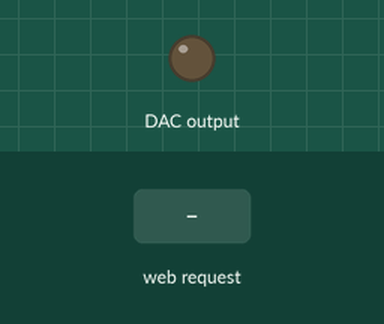
Recording of a sketch running on a simulated ESP8266 (NodeMCU). Shown: output pins drawn as LEDs (lit = HIGH). Wiring (inferred from the names in the program): MCP4725 DAC at I2C address 0x60. The test bench sets the inputs (shaded band). WiFi joins after 1.5 s; servers stay silent unless stated; what the sketch prints to the serial monitor is not drawn.

Above: at 2.7 s.
2.8 s: HTTP request GET /NewCycleUni received
At 3.57 s:
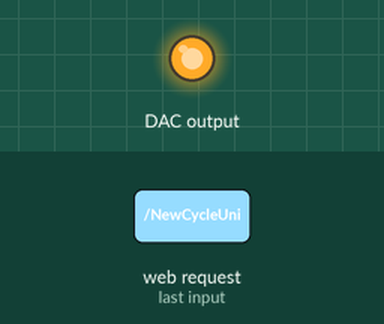
5.2 s: HTTP request GET /NewCycleMulti received
At 7.0 s:
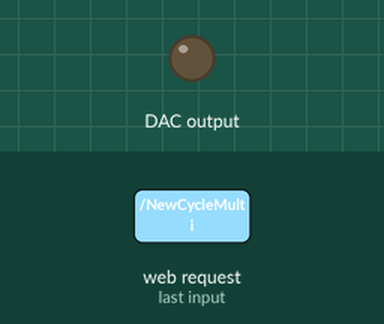
Timing chart, 0 to 8.5 s (numbered marks = the images above; inputs shaded):
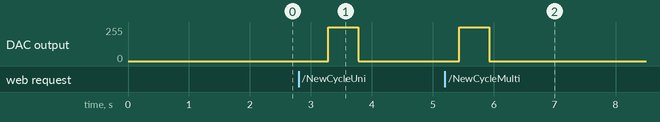

Measured:
- after the input at 2.8 s, DAC output: 0/255 → 255/255 after 0.48 s, → 0/255 0.49 s later
- after the input at 5.2 s, DAC output: 0/255 → 255/255 after 0.23 s, → 0/255 0.50 s later

The sketch:

esp8266_refsignal.ino
```cpp
#include<Ticker.h>
#include<ESP8266WiFi.h>
#include<ESP8266WebServer.h>
#include<math.h>
#include<Wire.h>

ESP8266WebServer server;
Ticker timer;

// Network Info
char* ssid = "BetterLateThanNever";
char* password = "PleaseWork";
IPAddress ip(192, 168, 0, 107); //set static ip
IPAddress gateway(192, 168, 0, 1); //set getteway
IPAddress subnet(255, 255, 255, 0);//set subnet

// Global Data
const uint8_t MCP4725_ADDR = 0x60;
volatile int volt_write = 0;

float sinefreq = 1;
float sec2millis = 1000;
float millis2sec = 0.001;
float count = 0;
float cycleend_writecount = round(1/sinefreq*sec2millis);
bool dacwriteflag = false;
float step_t_length = 3.0;  //length of time step is on (in seconds)
float step_writecount = round(step_t_length*sec2millis);      //number of times StepSignal will be called before it detaches the timer


void UnidirectionFlex(){
  count++;
  volt_write = floor(2048 - 2047.1*cos(2.0*PI*sinefreq*millis2sec*count));

  if (count > cycleend_writecount){
    timer.detach();
    count = 0;
    dacwriteflag = false;
  }
}


void MultidirectionFlex(){
  count++;
  volt_write = floor(2048 + (2047.1*sin(2.0*PI*sinefreq*millis2sec*count)));

  if (count > cycleend_writecount){
    timer.detach();
    count = 0;
    dacwriteflag = false;
  }
}

void StepSignal(){
  count++;
  volt_write = 4095;

  if (count > step_writecount){
    timer.detach();
    count = 0;
    dacwriteflag = false;
  }
}

void CalibrationSignal(){
  count++;

  if (count < 500){
    volt_write = 0;
  }
  else if (count >=500 && count < 1000){
    volt_write = 4095;
  }
  else{
    timer.detach();
    count = 0;
    dacwriteflag = false;
  }
}

void ChangeStepTime(){
  String step_t_length_str = server.arg("T");
  step_t_length = step_t_length_str.toFloat();
  step_writecount = round(step_t_length*sec2millis);
  server.send(200, "");
}


// Parse url for freq
void ChangeFreq(){
  String sinefreqstr = server.arg("Freq");
  sinefreq = sinefreqstr.toFloat();
  cycleend_writecount = round(1/sinefreq*sec2millis);
  server.send(200, "");
}

void NewCycleUni()
{
  count = 0;
  timer.attach_ms(1, UnidirectionFlex);
  dacwriteflag = true;
  server.send(200, "");
}


void NewCycleMulti()
{
  count = 0;
  timer.attach_ms(1, MultidirectionFlex);
  dacwriteflag = true;
  server.send(200, "");
}

void NewCycleStep()
{
  count = 0;
  timer.attach_ms(1, StepSignal);
  dacwriteflag = true;
  server.send(200, "");
}


void Calibrate()
{
  count = 0;
  timer.attach_ms(1, CalibrationSignal);
  dacwriteflag = true;
  server.send(200, "");
}

void setup(){

  Wire.begin();

  // Wifi Setup
  WiFi.config(ip, gateway, subnet);
  WiFi.begin(ssid, password);
  WiFi.hostname("RefSignalGenerator");
  Serial.begin(115200);
  while(WiFi.status()!=WL_CONNECTED){
    Serial.print(".");
    delay(500);
  }
  Serial.println("");
  Serial.print("IP Address: ");
  Serial.print(WiFi.localIP());
  server.on("/ChangeFreq", ChangeFreq);
  server.on("/NewCycleUni", NewCycleUni);
  server.on("/NewCycleMulti", NewCycleMulti);
  server.on("/NewCycleStep", NewCycleStep);
  server.on("/ChangeStepTime", ChangeStepTime);
  server.on("/Calibrate", Calibrate);
  server.begin();

}

void loop(){
  server.handleClient();

  if (dacwriteflag){
    Wire.beginTransmission(MCP4725_ADDR);
    Wire.write(0x40);
    Wire.write(volt_write >> 4);
    Wire.write((volt_write & 15) << 4);
    Wire.endTransmission();
  }
  else{
    Wire.beginTransmission(MCP4725_ADDR);
    Wire.write(0x40);
    Wire.write(0 >> 4);
    Wire.write((0 & 15) << 4);
    Wire.endTransmission();
  }
}
```
